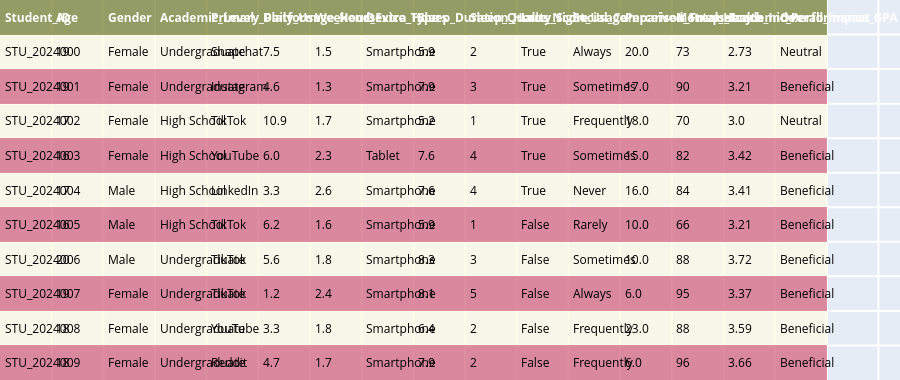

Notebook source saved alongside this figure:
### Code cell
from plotly.figure_factory import create_table
table=create_table(df1.head(10),colorscale='armyrose')
table

### Figure 1 — Plotly figure (JSON) as saved in the notebook; plotly's stock layout.template omitted (floating-point values rounded to 4 significant figures; data arrays with more than 128 entries replaced by an {"elided": "..."} marker saying what was removed)
{"data": [{"colorscale": [[0, "rgb(121, 130, 52)"], [0.1667, "rgb(163, 173, 98)"], [0.3333, "rgb(208, 211, 162)"], [0.5, "rgb(253, 251, 228)"], [0.6667, "rgb(240, 198, 195)"], [0.8333, "rgb(223, 145, 163)"], [1, "rgb(212, 103, 128)"]], "hoverinfo": "none", "opacity": 0.75, "showscale": false, "type": "heatmap", "z": {"elided": "11x16 float values"}}], "layout": {"annotations": [{"align": "left", "font": {"color": "#ffffff"}, "showarrow": false, "text": "<b>Student_ID</b>", "x": -0.45, "xanchor": "left", "xref": "x", "y": 0, "yref": "y"}, {"align": "left", "font": {"color": "#ffffff"}, "showarrow": false, "text": "<b>Age</b>", "x": 0.55, "xanchor": "left", "xref": "x", "y": 0, "yref": "y"}, {"align": "left", "font": {"color": "#ffffff"}, "showarrow": false, "text": "<b>Gender</b>", "x": 1.55, "xanchor": "left", "xref": "x", "y": 0, "yref": "y"}, {"align": "left", "font": {"color": "#ffffff"}, "showarrow": false, "text": "<b>Academic_Level</b>", "x": 2.55, "xanchor": "left", "xref": "x", "y": 0, "yref": "y"}, {"align": "left", "font": {"color": "#ffffff"}, "showarrow": false, "text": "<b>Primary_Platform</b>", "x": 3.55, "xanchor": "left", "xref": "x", "y": 0, "yref": "y"}, {"align": "left", "font": {"color": "#ffffff"}, "showarrow": false, "text": "<b>Daily_Usage_Hours</b>", "x": 4.55, "xanchor": "left", "xref": "x", "y": 0, "yref": "y"}, {"align": "left", "font": {"color": "#ffffff"}, "showarrow": false, "text": "<b>Weekend_Extra_Hours</b>", "x": 5.55, "xanchor": "left", "xref": "x", "y": 0, "yref": "y"}, {"align": "left", "font": {"color": "#ffffff"}, "showarrow": false, "text": "<b>Device_Type</b>", "x": 6.55, "xanchor": "left", "xref": "x", "y": 0, "yref": "y"}, {"align": "left", "font": {"color": "#ffffff"}, "showarrow": false, "text": "<b>Sleep_Duration_Hours</b>", "x": 7.55, "xanchor": "left", "xref": "x", "y": 0, "yref": "y"}, {"align": "left", "font": {"color": "#ffffff"}, "showarrow": false, "text": "<b>Sleep_Quality_Score</b>", "x": 8.55, "xanchor": "left", "xref": "x", "y": 0, "yref": "y"}, {"align": "left", "font": {"color": "#ffffff"}, "showarrow": false, "text": "<b>Late_Night_Usage</b>", "x": 9.55, "xanchor": "left", "xref": "x", "y": 0, "yref": "y"}, {"align": "left", "font": {"color": "#ffffff"}, "showarrow": false, "text": "<b>Social_Comparison_Frequency</b>", "x": 10.55, "xanchor": "left", "xref": "x", "y": 0, "yref": "y"}, {"align": "left", "font": {"color": "#ffffff"}, "showarrow": false, "text": "<b>Perceived_Stress_Score</b>", "x": 11.55, "xanchor": "left", "xref": "x", "y": 0, "yref": "y"}, {"align": "left", "font": {"color": "#ffffff"}, "showarrow": false, "text": "<b>Mental_Health_Index</b>", "x": 12.55, "xanchor": "left", "xref": "x", "y": 0, "yref": "y"}, {"align": "left", "font": {"color": "#ffffff"}, "showarrow": false, "text": "<b>Academic_Performance_GPA</b>", "x": 13.55, "xanchor": "left", "xref": "x", "y": 0, "yref": "y"}, {"align": "left", "font": {"color": "#ffffff"}, "showarrow": false, "text": "<b>Overall_Impact</b>", "x": 14.55, "xanchor": "left", "xref": "x", "y": 0, "yref": "y"}, {"align": "left", "font": {"color": "#000000"}, "showarrow": false, "text": "STU_2024000", "x": -0.45, "xanchor": "left", "xref": "x", "y": 1, "yref": "y"}, {"align": "left", "font": {"color": "#000000"}, "showarrow": false, "text": "19", "x": 0.55, "xanchor": "left", "xref": "x", "y": 1, "yref": "y"}, {"align": "left", "font": {"color": "#000000"}, "showarrow": false, "text": "Female", "x": 1.55, "xanchor": "left", "xref": "x", "y": 1, "yref": "y"}, {"align": "left", "font": {"color": "#000000"}, "showarrow": false, "text": "Undergraduate", "x": 2.55, "xanchor": "left", "xref": "x", "y": 1, "yref": "y"}, {"align": "left", "font": {"color": "#000000"}, "showarrow": false, "text": "Snapchat", "x": 3.55, "xanchor": "left", "xref": "x", "y": 1, "yref": "y"}, {"align": "left", "font": {"color": "#000000"}, "showarrow": false, "text": "7.5", "x": 4.55, "xanchor": "left", "xref": "x", "y": 1, "yref": "y"}, {"align": "left", "font": {"color": "#000000"}, "showarrow": false, "text": "1.5", "x": 5.55, "xanchor": "left", "xref": "x", "y": 1, "yref": "y"}, {"align": "left", "font": {"color": "#000000"}, "showarrow": false, "text": "Smartphone", "x": 6.55, "xanchor": "left", "xref": "x", "y": 1, "yref": "y"}, {"align": "left", "font": {"color": "#000000"}, "showarrow": false, "text": "5.9", "x": 7.55, "xanchor": "left", "xref": "x", "y": 1, "yref": "y"}, {"align": "left", "font": {"color": "#000000"}, "showarrow": false, "text": "2", "x": 8.55, "xanchor": "left", "xref": "x", "y": 1, "yref": "y"}, {"align": "left", "font": {"color": "#000000"}, "showarrow": false, "text": "True", "x": 9.55, "xanchor": "left", "xref": "x", "y": 1, "yref": "y"}, {"align": "left", "font": {"color": "#000000"}, "showarrow": false, "text": "Always", "x": 10.55, "xanchor": "left", "xref": "x", "y": 1, "yref": "y"}, {"align": "left", "font": {"color": "#000000"}, "showarrow": false, "text": "20.0", "x": 11.55, "xanchor": "left", "xref": "x", "y": 1, "yref": "y"}, {"align": "left", "font": {"color": "#000000"}, "showarrow": false, "text": "73", "x": 12.55, "xanchor": "left", "xref": "x", "y": 1, "yref": "y"}, {"align": "left", "font": {"color": "#000000"}, "showarrow": false, "text": "2.73", "x": 13.55, "xanchor": "left", "xref": "x", "y": 1, "yref": "y"}, {"align": "left", "font": {"color": "#000000"}, "showarrow": false, "text": "Neutral", "x": 14.55, "xanchor": "left", "xref": "x", "y": 1, "yref": "y"}, {"align": "left", "font": {"color": "#000000"}, "showarrow": false, "text": "STU_2024001", "x": -0.45, "xanchor": "left", "xref": "x", "y": 2, "yref": "y"}, {"align": "left", "font": {"color": "#000000"}, "showarrow": false, "text": "19", "x": 0.55, "xanchor": "left", "xref": "x", "y": 2, "yref": "y"}, {"align": "left", "font": {"color": "#000000"}, "showarrow": false, "text": "Female", "x": 1.55, "xanchor": "left", "xref": "x", "y": 2, "yref": "y"}, {"align": "left", "font": {"color": "#000000"}, "showarrow": false, "text": "Undergraduate", "x": 2.55, "xanchor": "left", "xref": "x", "y": 2, "yref": "y"}, {"align": "left", "font": {"color": "#000000"}, "showarrow": false, "text": "Instagram", "x": 3.55, "xanchor": "left", "xref": "x", "y": 2, "yref": "y"}, {"align": "left", "font": {"color": "#000000"}, "showarrow": false, "text": "4.6", "x": 4.55, "xanchor": "left", "xref": "x", "y": 2, "yref": "y"}, {"align": "left", "font": {"color": "#000000"}, "showarrow": false, "text": "1.3", "x": 5.55, "xanchor": "left", "xref": "x", "y": 2, "yref": "y"}, {"align": "left", "font": {"color": "#000000"}, "showarrow": false, "text": "Smartphone", "x": 6.55, "xanchor": "left", "xref": "x", "y": 2, "yref": "y"}, {"align": "left", "font": {"color": "#000000"}, "showarrow": false, "text": "7.9", "x": 7.55, "xanchor": "left", "xref": "x", "y": 2, "yref": "y"}, {"align": "left", "font": {"color": "#000000"}, "showarrow": false, "text": "3", "x": 8.55, "xanchor": "left", "xref": "x", "y": 2, "yref": "y"}, {"align": "left", "font": {"color": "#000000"}, "showarrow": false, "text": "True", "x": 9.55, "xanchor": "left", "xref": "x", "y": 2, "yref": "y"}, {"align": "left", "font": {"color": "#000000"}, "showarrow": false, "text": "Sometimes", "x": 10.55, "xanchor": "left", "xref": "x", "y": 2, "yref": "y"}, {"align": "left", "font": {"color": "#000000"}, "showarrow": false, "text": "17.0", "x": 11.55, "xanchor": "left", "xref": "x", "y": 2, "yref": "y"}, {"align": "left", "font": {"color": "#000000"}, "showarrow": false, "text": "90", "x": 12.55, "xanchor": "left", "xref": "x", "y": 2, "yref": "y"}, {"align": "left", "font": {"color": "#000000"}, "showarrow": false, "text": "3.21", "x": 13.55, "xanchor": "left", "xref": "x", "y": 2, "yref": "y"}, {"align": "left", "font": {"color": "#000000"}, "showarrow": false, "text": "Beneficial", "x": 14.55, "xanchor": "left", "xref": "x", "y": 2, "yref": "y"}, {"align": "left", "font": {"color": "#000000"}, "showarrow": false, "text": "STU_2024002", "x": -0.45, "xanchor": "left", "xref": "x", "y": 3, "yref": "y"}, {"align": "left", "font": {"color": "#000000"}, "showarrow": false, "text": "17", "x": 0.55, "xanchor": "left", "xref": "x", "y": 3, "yref": "y"}, {"align": "left", "font": {"color": "#000000"}, "showarrow": false, "text": "Female", "x": 1.55, "xanchor": "left", "xref": "x", "y": 3, "yref": "y"}, {"align": "left", "font": {"color": "#000000"}, "showarrow": false, "text": "High School", "x": 2.55, "xanchor": "left", "xref": "x", "y": 3, "yref": "y"}, {"align": "left", "font": {"color": "#000000"}, "showarrow": false, "text": "TikTok", "x": 3.55, "xanchor": "left", "xref": "x", "y": 3, "yref": "y"}, {"align": "left", "font": {"color": "#000000"}, "showarrow": false, "text": "10.9", "x": 4.55, "xanchor": "left", "xref": "x", "y": 3, "yref": "y"}, {"align": "left", "font": {"color": "#000000"}, "showarrow": false, "text": "1.7", "x": 5.55, "xanchor": "left", "xref": "x", "y": 3, "yref": "y"}, {"align": "left", "font": {"color": "#000000"}, "showarrow": false, "text": "Smartphone", "x": 6.55, "xanchor": "left", "xref": "x", "y": 3, "yref": "y"}, {"align": "left", "font": {"color": "#000000"}, "showarrow": false, "text": "5.2", "x": 7.55, "xanchor": "left", "xref": "x", "y": 3, "yref": "y"}, {"align": "left", "font": {"color": "#000000"}, "showarrow": false, "text": "1", "x": 8.55, "xanchor": "left", "xref": "x", "y": 3, "yref": "y"}, {"align": "left", "font": {"color": "#000000"}, "showarrow": false, "text": "True", "x": 9.55, "xanchor": "left", "xref": "x", "y": 3, "yref": "y"}, {"align": "left", "font": {"color": "#000000"}, "showarrow": false, "text": "Frequently", "x": 10.55, "xanchor": "left", "xref": "x", "y": 3, "yref": "y"}, {"align": "left", "font": {"color": "#000000"}, "showarrow": false, "text": "18.0", "x": 11.55, "xanchor": "left", "xref": "x", "y": 3, "yref": "y"}, {"align": "left", "font": {"color": "#000000"}, "showarrow": false, "text": "70", "x": 12.55, "xanchor": "left", "xref": "x", "y": 3, "yref": "y"}, {"align": "left", "font": {"color": "#000000"}, "showarrow": false, "text": "3.0", "x": 13.55, "xanchor": "left", "xref": "x", "y": 3, "yref": "y"}, {"align": "left", "font": {"color": "#000000"}, "showarrow": false, "text": "Neutral", "x": 14.55, "xanchor": "left", "xref": "x", "y": 3, "yref": "y"}, {"align": "left", "font": {"color": "#000000"}, "showarrow": false, "text": "STU_2024003", "x": -0.45, "xanchor": "left", "xref": "x", "y": 4, "yref": "y"}, {"align": "left", "font": {"color": "#000000"}, "showarrow": false, "text": "16", "x": 0.55, "xanchor": "left", "xref": "x", "y": 4, "yref": "y"}, {"align": "left", "font": {"color": "#000000"}, "showarrow": false, "text": "Female", "x": 1.55, "xanchor": "left", "xref": "x", "y": 4, "yref": "y"}, {"align": "left", "font": {"color": "#000000"}, "showarrow": false, "text": "High School", "x": 2.55, "xanchor": "left", "xref": "x", "y": 4, "yref": "y"}, {"align": "left", "font": {"color": "#000000"}, "showarrow": false, "text": "YouTube", "x": 3.55, "xanchor": "left", "xref": "x", "y": 4, "yref": "y"}, {"align": "left", "font": {"color": "#000000"}, "showarrow": false, "text": "6.0", "x": 4.55, "xanchor": "left", "xref": "x", "y": 4, "yref": "y"}, {"align": "left", "font": {"color": "#000000"}, "showarrow": false, "text": "2.3", "x": 5.55, "xanchor": "left", "xref": "x", "y": 4, "yref": "y"}, {"align": "left", "font": {"color": "#000000"}, "showarrow": false, "text": "Tablet", "x": 6.55, "xanchor": "left", "xref": "x", "y": 4, "yref": "y"}, {"align": "left", "font": {"color": "#000000"}, "showarrow": false, "text": "7.6", "x": 7.55, "xanchor": "left", "xref": "x", "y": 4, "yref": "y"}, {"align": "left", "font": {"color": "#000000"}, "showarrow": false, "text": "4", "x": 8.55, "xanchor": "left", "xref": "x", "y": 4, "yref": "y"}, {"align": "left", "font": {"color": "#000000"}, "showarrow": false, "text": "True", "x": 9.55, "xanchor": "left", "xref": "x", "y": 4, "yref": "y"}, {"align": "left", "font": {"color": "#000000"}, "showarrow": false, "text": "Sometimes", "x": 10.55, "xanchor": "left", "xref": "x", "y": 4, "yref": "y"}, {"align": "left", "font": {"color": "#000000"}, "showarrow": false, "text": "15.0", "x": 11.55, "xanchor": "left", "xref": "x", "y": 4, "yref": "y"}, {"align": "left", "font": {"color": "#000000"}, "showarrow": false, "text": "82", "x": 12.55, "xanchor": "left", "xref": "x", "y": 4, "yref": "y"}, {"align": "left", "font": {"color": "#000000"}, "showarrow": false, "text": "3.42", "x": 13.55, "xanchor": "left", "xref": "x", "y": 4, "yref": "y"}, {"align": "left", "font": {"color": "#000000"}, "showarrow": false, "text": "Beneficial", "x": 14.55, "xanchor": "left", "xref": "x", "y": 4, "yref": "y"}, {"align": "left", "font": {"color": "#000000"}, "showarrow": false, "text": "STU_2024004", "x": -0.45, "xanchor": "left", "xref": "x", "y": 5, "yref": "y"}, {"align": "left", "font": {"color": "#000000"}, "showarrow": false, "text": "17", "x": 0.55, "xanchor": "left", "xref": "x", "y": 5, "yref": "y"}, {"align": "left", "font": {"color": "#000000"}, "showarrow": false, "text": "Male", "x": 1.55, "xanchor": "left", "xref": "x", "y": 5, "yref": "y"}, {"align": "left", "font": {"color": "#000000"}, "showarrow": false, "text": "High School", "x": 2.55, "xanchor": "left", "xref": "x", "y": 5, "yref": "y"}, {"align": "left", "font": {"color": "#000000"}, "showarrow": false, "text": "LinkedIn", "x": 3.55, "xanchor": "left", "xref": "x", "y": 5, "yref": "y"}, {"align": "left", "font": {"color": "#000000"}, "showarrow": false, "text": "3.3", "x": 4.55, "xanchor": "left", "xref": "x", "y": 5, "yref": "y"}, {"align": "left", "font": {"color": "#000000"}, "showarrow": false, "text": "2.6", "x": 5.55, "xanchor": "left", "xref": "x", "y": 5, "yref": "y"}, {"align": "left", "font": {"color": "#000000"}, "showarrow": false, "text": "Smartphone", "x": 6.55, "xanchor": "left", "xref": "x", "y": 5, "yref": "y"}, {"align": "left", "font": {"color": "#000000"}, "showarrow": false, "text": "7.6", "x": 7.55, "xanchor": "left", "xref": "x", "y": 5, "yref": "y"}, {"align": "left", "font": {"color": "#000000"}, "showarrow": false, "text": "4", "x": 8.55, "xanchor": "left", "xref": "x", "y": 5, "yref": "y"}, {"align": "left", "font": {"color": "#000000"}, "showarrow": false, "text": "True", "x": 9.55, "xanchor": "left", "xref": "x", "y": 5, "yref": "y"}, {"align": "left", "font": {"color": "#000000"}, "showarrow": false, "text": "Never", "x": 10.55, "xanchor": "left", "xref": "x", "y": 5, "yref": "y"}, {"align": "left", "font": {"color": "#000000"}, "showarrow": false, "text": "16.0", "x": 11.55, "xanchor": "left", "xref": "x", "y": 5, "yref": "y"}, {"align": "left", "font": {"color": "#000000"}, "showarrow": false, "text": "84", "x": 12.55, "xanchor": "left", "xref": "x", "y": 5, "yref": "y"}, {"align": "left", "font": {"color": "#000000"}, "showarrow": false, "text": "3.41", "x": 13.55, "xanchor": "left", "xref": "x", "y": 5, "yref": "y"}, {"align": "left", "font": {"color": "#000000"}, "showarrow": false, "text": "Beneficial", "x": 14.55, "xanchor": "left", "xref": "x", "y": 5, "yref": "y"}, {"align": "left", "font": {"color": "#000000"}, "showarrow": false, "text": "STU_2024005", "x": -0.45, "xanchor": "left", "xref": "x", "y": 6, "yref": "y"}, {"align": "left", "font": {"color": "#000000"}, "showarrow": false, "text": "16", "x": 0.55, "xanchor": "left", "xref": "x", "y": 6, "yref": "y"}, {"align": "left", "font": {"color": "#000000"}, "showarrow": false, "text": "Male", "x": 1.55, "xanchor": "left", "xref": "x", "y": 6, "yref": "y"}, {"align": "left", "font": {"color": "#000000"}, "showarrow": false, "text": "High School", "x": 2.55, "xanchor": "left", "xref": "x", "y": 6, "yref": "y"}, {"align": "left", "font": {"color": "#000000"}, "showarrow": false, "text": "TikTok", "x": 3.55, "xanchor": "left", "xref": "x", "y": 6, "yref": "y"}, {"align": "left", "font": {"color": "#000000"}, "showarrow": false, "text": "6.2", "x": 4.55, "xanchor": "left", "xref": "x", "y": 6, "yref": "y"}, {"align": "left", "font": {"color": "#000000"}, "showarrow": false, "text": "1.6", "x": 5.55, "xanchor": "left", "xref": "x", "y": 6, "yref": "y"}, {"align": "left", "font": {"color": "#000000"}, "showarrow": false, "text": "Smartphone", "x": 6.55, "xanchor": "left", "xref": "x", "y": 6, "yref": "y"}, {"align": "left", "font": {"color": "#000000"}, "showarrow": false, "text": "5.9", "x": 7.55, "xanchor": "left", "xref": "x", "y": 6, "yref": "y"}, {"align": "left", "font": {"color": "#000000"}, "showarrow": false, "text": "1", "x": 8.55, "xanchor": "left", "xref": "x", "y": 6, "yref": "y"}, {"align": "left", "font": {"color": "#000000"}, "showarrow": false, "text": "False", "x": 9.55, "xanchor": "left", "xref": "x", "y": 6, "yref": "y"}, {"align": "left", "font": {"color": "#000000"}, "showarrow": false, "text": "Rarely", "x": 10.55, "xanchor": "left", "xref": "x", "y": 6, "yref": "y"}, {"align": "left", "font": {"color": "#000000"}, "showarrow": false, "text": "10.0", "x": 11.55, "xanchor": "left", "xref": "x", "y": 6, "yref": "y"}, {"align": "left", "font": {"color": "#000000"}, "showarrow": false, "text": "66", "x": 12.55, "xanchor": "left", "xref": "x", "y": 6, "yref": "y"}, {"align": "left", "font": {"color": "#000000"}, "showarrow": false, "text": "3.21", "x": 13.55, "xanchor": "left", "xref": "x", "y": 6, "yref": "y"}, {"align": "left", "font": {"color": "#000000"}, "showarrow": false, "text": "Beneficial", "x": 14.55, "xanchor": "left", "xref": "x", "y": 6, "yref": "y"}, {"align": "left", "font": {"color": "#000000"}, "showarrow": false, "text": "STU_2024006", "x": -0.45, "xanchor": "left", "xref": "x", "y": 7, "yref": "y"}, {"align": "left", "font": {"color": "#000000"}, "showarrow": false, "text": "20", "x": 0.55, "xanchor": "left", "xref": "x", "y": 7, "yref": "y"}, {"align": "left", "font": {"color": "#000000"}, "showarrow": false, "text": "Male", "x": 1.55, "xanchor": "left", "xref": "x", "y": 7, "yref": "y"}, {"align": "left", "font": {"color": "#000000"}, "showarrow": false, "text": "Undergraduate", "x": 2.55, "xanchor": "left", "xref": "x", "y": 7, "yref": "y"}, {"align": "left", "font": {"color": "#000000"}, "showarrow": false, "text": "TikTok", "x": 3.55, "xanchor": "left", "xref": "x", "y": 7, "yref": "y"}, {"align": "left", "font": {"color": "#000000"}, "showarrow": false, "text": "5.6", "x": 4.55, "xanchor": "left", "xref": "x", "y": 7, "yref": "y"}, {"align": "left", "font": {"color": "#000000"}, "showarrow": false, "text": "1.8", "x": 5.55, "xanchor": "left", "xref": "x", "y": 7, "yref": "y"}, {"align": "left", "font": {"color": "#000000"}, "showarrow": false, "text": "Smartphone", "x": 6.55, "xanchor": "left", "xref": "x", "y": 7, "yref": "y"}, {"align": "left", "font": {"color": "#000000"}, "showarrow": false, "text": "8.3", "x": 7.55, "xanchor": "left", "xref": "x", "y": 7, "yref": "y"}, {"align": "left", "font": {"color": "#000000"}, "showarrow": false, "text": "3", "x": 8.55, "xanchor": "left", "xref": "x", "y": 7, "yref": "y"}, {"align": "left", "font": {"color": "#000000"}, "showarrow": false, "text": "False", "x": 9.55, "xanchor": "left", "xref": "x", "y": 7, "yref": "y"}, {"align": "left", "font": {"color": "#000000"}, "showarrow": false, "text": "Sometimes", "x": 10.55, "xanchor": "left", "xref": "x", "y": 7, "yref": "y"}, {"align": "left", "font": {"color": "#000000"}, "showarrow": false, "text": "10.0", "x": 11.55, "xanchor": "left", "xref": "x", "y": 7, "yref": "y"}, {"align": "left", "font": {"color": "#000000"}, "showarrow": false, "text": "88", "x": 12.55, "xanchor": "left", "xref": "x", "y": 7, "yref": "y"}, {"align": "left", "font": {"color": "#000000"}, "showarrow": false, "text": "3.72", "x": 13.55, "xanchor": "left", "xref": "x", "y": 7, "yref": "y"}, {"align": "left", "font": {"color": "#000000"}, "showarrow": false, "text": "Beneficial", "x": 14.55, "xanchor": "left", "xref": "x", "y": 7, "yref": "y"}, {"align": "left", "font": {"color": "#000000"}, "showarrow": false, "text": "STU_2024007", "x": -0.45, "xanchor": "left", "xref": "x", "y": 8, "yref": "y"}, {"align": "left", "font": {"color": "#000000"}, "showarrow": false, "text": "19", "x": 0.55, "xanchor": "left", "xref": "x", "y": 8, "yref": "y"}, {"align": "left", "font": {"color": "#000000"}, "showarrow": false, "text": "Female", "x": 1.55, "xanchor": "left", "xref": "x", "y": 8, "yref": "y"}, {"align": "left", "font": {"color": "#000000"}, "showarrow": false, "text": "Undergraduate", "x": 2.55, "xanchor": "left", "xref": "x", "y": 8, "yref": "y"}, {"align": "left", "font": {"color": "#000000"}, "showarrow": false, "text": "TikTok", "x": 3.55, "xanchor": "left", "xref": "x", "y": 8, "yref": "y"}, {"align": "left", "font": {"color": "#000000"}, "showarrow": false, "text": "1.2", "x": 4.55, "xanchor": "left", "xref": "x", "y": 8, "yref": "y"}, {"align": "left", "font": {"color": "#000000"}, "showarrow": false, "text": "2.4", "x": 5.55, "xanchor": "left", "xref": "x", "y": 8, "yref": "y"}, {"align": "left", "font": {"color": "#000000"}, "showarrow": false, "text": "Smartphone", "x": 6.55, "xanchor": "left", "xref": "x", "y": 8, "yref": "y"}, {"align": "left", "font": {"color": "#000000"}, "showarrow": false, "text": "8.1", "x": 7.55, "xanchor": "left", "xref": "x", "y": 8, "yref": "y"}, {"align": "left", "font": {"color": "#000000"}, "showarrow": false, "text": "5", "x": 8.55, "xanchor": "left", "xref": "x", "y": 8, "yref": "y"}, {"align": "left", "font": {"color": "#000000"}, "showarrow": false, "text": "False", "x": 9.55, "xanchor": "left", "xref": "x", "y": 8, "yref": "y"}, {"align": "left", "font": {"color": "#000000"}, "showarrow": false, "text": "Always", "x": 10.55, "xanchor": "left", "xref": "x", "y": 8, "yref": "y"}, {"align": "left", "font": {"color": "#000000"}, "showarrow": false, "text": "6.0", "x": 11.55, "xanchor": "left", "xref": "x", "y": 8, "yref": "y"}, {"align": "left", "font": {"color": "#000000"}, "showarrow": false, "text": "95", "x": 12.55, "xanchor": "left", "xref": "x", "y": 8, "yref": "y"}, {"align": "left", "font": {"color": "#000000"}, "showarrow": false, "text": "3.37", "x": 13.55, "xanchor": "left", "xref": "x", "y": 8, "yref": "y"}, {"align": "left", "font": {"color": "#000000"}, "showarrow": false, "text": "Beneficial", "x": 14.55, "xanchor": "left", "xref": "x", "y": 8, "yref": "y"}, {"align": "left", "font": {"color": "#000000"}, "showarrow": false, "text": "STU_2024008", "x": -0.45, "xanchor": "left", "xref": "x", "y": 9, "yref": "y"}, {"align": "left", "font": {"color": "#000000"}, "showarrow": false, "text": "18", "x": 0.55, "xanchor": "left", "xref": "x", "y": 9, "yref": "y"}, {"align": "left", "font": {"color": "#000000"}, "showarrow": false, "text": "Female", "x": 1.55, "xanchor": "left", "xref": "x", "y": 9, "yref": "y"}, {"align": "left", "font": {"color": "#000000"}, "showarrow": false, "text": "Undergraduate", "x": 2.55, "xanchor": "left", "xref": "x", "y": 9, "yref": "y"}, {"align": "left", "font": {"color": "#000000"}, "showarrow": false, "text": "YouTube", "x": 3.55, "xanchor": "left", "xref": "x", "y": 9, "yref": "y"}, {"align": "left", "font": {"color": "#000000"}, "showarrow": false, "text": "3.3", "x": 4.55, "xanchor": "left", "xref": "x", "y": 9, "yref": "y"}, {"align": "left", "font": {"color": "#000000"}, "showarrow": false, "text": "1.8", "x": 5.55, "xanchor": "left", "xref": "x", "y": 9, "yref": "y"}, {"align": "left", "font": {"color": "#000000"}, "showarrow": false, "text": "Smartphone", "x": 6.55, "xanchor": "left", "xref": "x", "y": 9, "yref": "y"}, {"align": "left", "font": {"color": "#000000"}, "showarrow": false, "text": "6.4", "x": 7.55, "xanchor": "left", "xref": "x", "y": 9, "yref": "y"}, {"align": "left", "font": {"color": "#000000"}, "showarrow": false, "text": "2", "x": 8.55, "xanchor": "left", "xref": "x", "y": 9, "yref": "y"}, {"align": "left", "font": {"color": "#000000"}, "showarrow": false, "text": "False", "x": 9.55, "xanchor": "left", "xref": "x", "y": 9, "yref": "y"}, {"align": "left", "font": {"color": "#000000"}, "showarrow": false, "text": "Frequently", "x": 10.55, "xanchor": "left", "xref": "x", "y": 9, "yref": "y"}, {"align": "left", "font": {"color": "#000000"}, "showarrow": false, "text": "23.0", "x": 11.55, "xanchor": "left", "xref": "x", "y": 9, "yref": "y"}, {"align": "left", "font": {"color": "#000000"}, "showarrow": false, "text": "88", "x": 12.55, "xanchor": "left", "xref": "x", "y": 9, "yref": "y"}, {"align": "left", "font": {"color": "#000000"}, "showarrow": false, "text": "3.59", "x": 13.55, "xanchor": "left", "xref": "x", "y": 9, "yref": "y"}, {"align": "left", "font": {"color": "#000000"}, "showarrow": false, "text": "Beneficial", "x": 14.55, "xanchor": "left", "xref": "x", "y": 9, "yref": "y"}, {"align": "left", "font": {"color": "#000000"}, "showarrow": false, "text": "STU_2024009", "x": -0.45, "xanchor": "left", "xref": "x", "y": 10, "yref": "y"}, {"align": "left", "font": {"color": "#000000"}, "showarrow": false, "text": "18", "x": 0.55, "xanchor": "left", "xref": "x", "y": 10, "yref": "y"}, {"align": "left", "font": {"color": "#000000"}, "showarrow": false, "text": "Female", "x": 1.55, "xanchor": "left", "xref": "x", "y": 10, "yref": "y"}, {"align": "left", "font": {"color": "#000000"}, "showarrow": false, "text": "Undergraduate", "x": 2.55, "xanchor": "left", "xref": "x", "y": 10, "yref": "y"}, {"align": "left", "font": {"color": "#000000"}, "showarrow": false, "text": "Reddit", "x": 3.55, "xanchor": "left", "xref": "x", "y": 10, "yref": "y"}, {"align": "left", "font": {"color": "#000000"}, "showarrow": false, "text": "4.7", "x": 4.55, "xanchor": "left", "xref": "x", "y": 10, "yref": "y"}, {"align": "left", "font": {"color": "#000000"}, "showarrow": false, "text": "1.7", "x": 5.55, "xanchor": "left", "xref": "x", "y": 10, "yref": "y"}, {"align": "left", "font": {"color": "#000000"}, "showarrow": false, "text": "Smartphone", "x": 6.55, "xanchor": "left", "xref": "x", "y": 10, "yref": "y"}, {"align": "left", "font": {"color": "#000000"}, "showarrow": false, "text": "7.9", "x": 7.55, "xanchor": "left", "xref": "x", "y": 10, "yref": "y"}, {"align": "left", "font": {"color": "#000000"}, "showarrow": false, "text": "2", "x": 8.55, "xanchor": "left", "xref": "x", "y": 10, "yref": "y"}, {"align": "left", "font": {"color": "#000000"}, "showarrow": false, "text": "False", "x": 9.55, "xanchor": "left", "xref": "x", "y": 10, "yref": "y"}, {"align": "left", "font": {"color": "#000000"}, "showarrow": false, "text": "Frequently", "x": 10.55, "xanchor": "left", "xref": "x", "y": 10, "yref": "y"}, {"align": "left", "font": {"color": "#000000"}, "showarrow": false, "text": "6.0", "x": 11.55, "xanchor": "left", "xref": "x", "y": 10, "yref": "y"}, {"align": "left", "font": {"color": "#000000"}, "showarrow": false, "text": "96", "x": 12.55, "xanchor": "left", "xref": "x", "y": 10, "yref": "y"}, {"align": "left", "font": {"color": "#000000"}, "showarrow": false, "text": "3.66", "x": 13.55, "xanchor": "left", "xref": "x", "y": 10, "yref": "y"}, {"align": "left", "font": {"color": "#000000"}, "showarrow": false, "text": "Beneficial", "x": 14.55, "xanchor": "left", "xref": "x", "y": 10, "yref": "y"}], "height": 380, "margin": {"b": 0, "l": 0, "r": 0, "t": 0}, "xaxis": {"dtick": 1, "gridwidth": 2, "showticklabels": false, "tick0": -0.5, "ticks": "", "zeroline": false}, "yaxis": {"autorange": "reversed", "dtick": 1, "gridwidth": 2, "showticklabels": false, "tick0": 0.5, "ticks": "", "zeroline": false}}}
